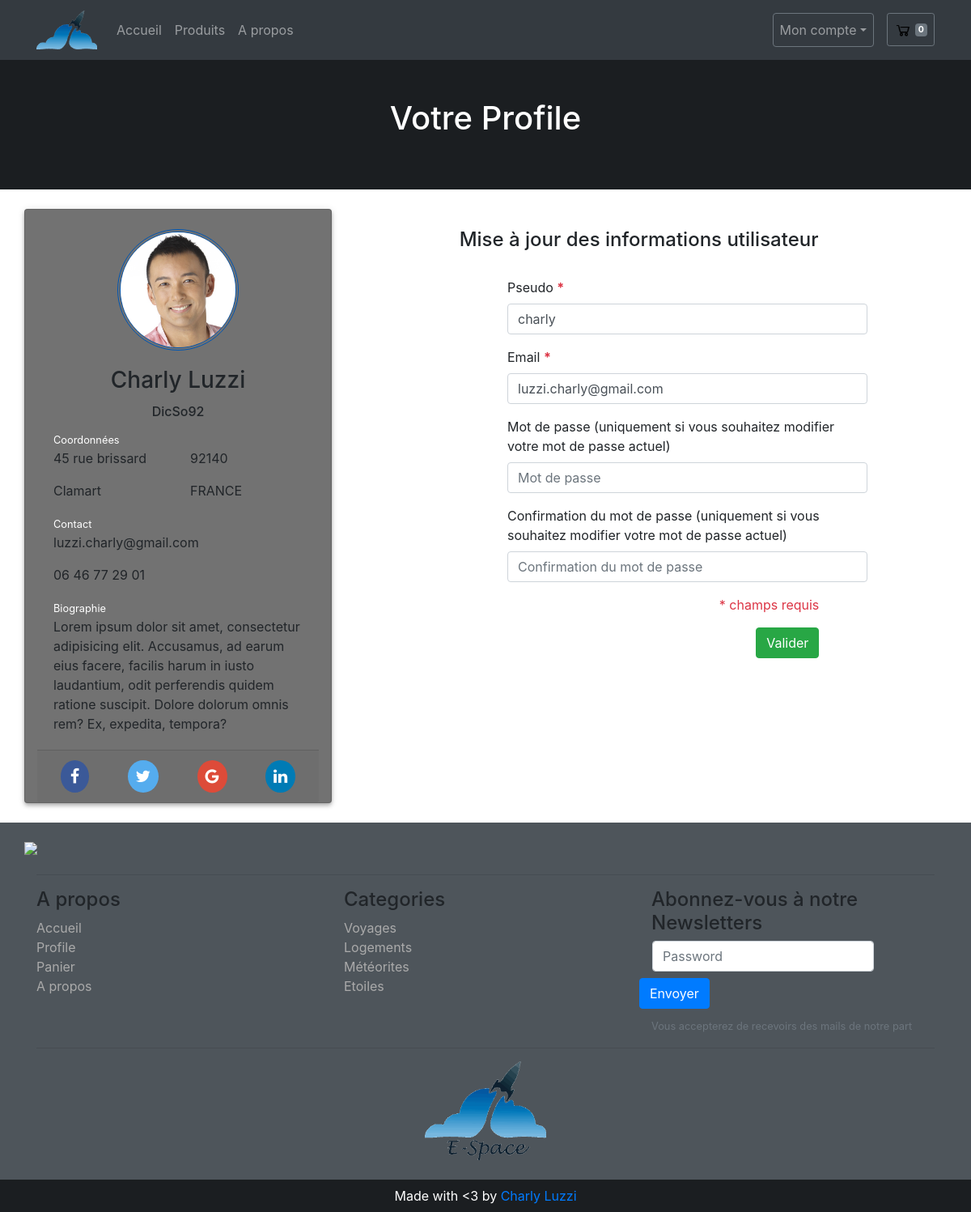
The page /user-profile.php (signed in) on the database its author committed.
### tables this page shows
CREATE TABLE IF NOT EXISTS `user` (
  `id` int(11) NOT NULL AUTO_INCREMENT,
  `pseudo` varchar(255) NOT NULL,
  `email` varchar(255) NOT NULL,
  `password` varchar(255) NOT NULL,
  `is_admin` tinyint(1) DEFAULT '0',
  PRIMARY KEY (`id`)
);

CREATE TABLE IF NOT EXISTS `category` (
  `id` int(11) NOT NULL AUTO_INCREMENT,
  `name` varchar(255) NOT NULL,
  `image` varchar(255) NOT NULL,
  `description` text NOT NULL,
  PRIMARY KEY (`id`)
);

### user-profile.php (the view, shortened to what this page needs)
<?php
require_once 'tools/common.php';
$query = $db->prepare('SELECT * FROM user WHERE id = ?');
$query->execute(array($_SESSION['user_id']));
$user = $query->fetch();
?>
<!DOCTYPE html>
<html>
 <head>
   <?php require 'partials/head_assets.php'; ?>
 </head>
 <body>
    <?php require 'partials/nav.php'; ?>
    <div class="row dark-1">
        <div class="container text-center text-white p-5">
            <h1 class="mb-3">Votre Profile</h1>
        </div>
    </div>
	<div class="container">
        <div class="row mt-4 mb-4">
            <div class="card col-4">
                    <img class="card-img-top rounded-circle img-responsive mx-auto mt-4 avatar" src="img/tarou_p.jpg" alt="Card image cap">
                <div class="card-body">
                    <h3 class="card-title text-center">Charly Luzzi</h3>
                    <h6 class="card-title text-center">DicSo92</h6>
                    <small class="text-white">Coordonnées</small>
                    <div class="row">
                        <p class="card-text col-6">45 rue brissard</p>
                        <p class="card-text col-6">92140</p>
                        <p class="card-text col-6">Clamart</p>
                        <p class="card-text col-6">FRANCE</p>
                    </div>
                    <small class="text-white">Contact</small>
                    <p class="card-text">luzzi.charly@gmail.com</p>
                    <p class="card-text">06 46 77 29 01</p>
                    <small class="text-white">Biographie</small>
                    <p class="card-text">Lorem ipsum dolor sit amet, consectetur adipisicing elit. Accusamus, ad earum eius facere, facilis harum in iusto laudantium, odit perferendis quidem ratione suscipit. Dolore dolorum omnis rem? Ex, expedita, tempora?</p>
                </div>
                <div class="card-footer">
                    <div class="row justify-content-around">
                        <a href="#"><i class="fa fa-facebook"></i></a>
                        <a href="#"><i class="fa fa-twitter"></i></a>
                        <a href="#"><i class="fa fa-google"></i></a>
                        <a href="#"><i class="fa fa-linkedin"></i></a>
                    </div>
                </div>
            </div>
            <main class="col-8">
                <form action="user-profile.php" method="post" class="p-4 row flex-column">
                    <h4 class="pb-4 col-sm-8 offset-sm-2">Mise à jour des informations utilisateur</h4>
                    <div class="form-group col-sm-8 offset-sm-3">
                        <label for="pseudo">Pseudo <b class="text-danger">*</b></label>
                        <input class="form-control" value="<?php echo $user['pseudo']?>" type="text" placeholder="Pseudo" name="pseudo" id="pseudo" />
                    </div>
                    <div class="form-group col-sm-8 offset-sm-3">
                        <label for="email">Email <b class="text-danger">*</b></label>
                        <input class="form-control" value="<?php echo $user['email']?>" type="email" placeholder="Email" name="email" id="email" />
                    </div>
                    <div class="form-group col-sm-8 offset-sm-3">
                        <label for="password">Mot de passe (uniquement si vous souhaitez modifier votre mot de passe actuel)</label>
                        <input class="form-control" value="" type="password" placeholder="Mot de passe" name="password" id="password" />
                    </div>
                    <div class="form-group col-sm-8 offset-sm-3">
                        <label for="password_confirm">Confirmation du mot de passe (uniquement si vous souhaitez modifier votre mot de passe actuel)</label>
                        <input class="form-control" value="" type="password" placeholder="Confirmation du mot de passe" name="password_confirm" id="password_confirm" />
                    </div>
                    <div class="text-right col-sm-8 offset-sm-2">
                        <p class="text-danger">* champs requis</p>
                        <input class="btn btn-success" type="submit" name="update" value="Valider" />
                    </div>
                </form>
            </main>
        </div>
	</div>
    <?php require 'partials/footer.php'?>
 </body>
</html>

### partials/footer.php (shortened to what this page needs)
<?php
require_once 'tools/common.php';
$query = $db->query('SELECT * FROM category');
?>
<footer>
    <section class="primary-footer">
        <div class="container py-4">
            <div class="row pb-2">
                <img class="img-responsive pull-left" src="http://i76.imgup.net/accepted_c22e0.png">
            </div>
            <hr>
            <div class="row">
                <div class="col-4">
                    <h4>A propos</h4>
                    <address>
                        <ul class="list-unstyled">
                            <li><a href="index.php" class="nav-footer">Accueil</a></li>
                            <li><a href="user-profile.php" class="nav-footer">Profile</a></li>
                            <li><a href="panier.php" class="nav-footer">Panier</a></li>
                            <li><a href="a_propos.php" class="nav-footer">A propos</a></li>
                        </ul>
                    </address>
                </div>
                <div class="col-4">
                    <h4>Categories</h4>
                    <address>
                        <ul class="list-unstyled">
                            <?php while($category = $query->fetch()): ?>
                                <li>
                                    <a href="index.php?category_id=<?php echo $category['id']; ?>#categories-articles" class="nav-footer"><?php echo $category['name']; ?></a>
                                </li>
                            <?php endwhile; ?>
                        </ul>
                    </address>
                </div>
                <div class="col-4">
                    <h4>Abonnez-vous à notre Newsletters</h4>
                    <div class="row">
                        <form class="form-inline">
                            <div class="form-group mx-3 mb-2">
                                <input type="password" class="form-control" id="inputPassword2" placeholder="Password">
                            </div>
                            <button type="submit" class="btn btn-primary mb-2">Envoyer</button>
                        </form>
                    </div>
                    <small id="emailHelp" class="form-text text-muted">Vous accepterez de recevoirs des mails de notre part</small>
                </div>
            </div>
            <hr>
            <div class="row">
                <div class="col-12 d-flex align-items-center justify-content-center">
                    <img src="img/E-Space-footer.gif" width="150px" alt="Logo" class="img-fluid">
                </div>
            </div>
        </div>
    </section>
    <section class="secondary-footer">
        <div class="container">
            <div class="row">
                <div class="col-12 d-flex align-items-center justify-content-center">
                    <p class="m-2 text-white">Made with <3 by <a href="#">Charly Luzzi</a></p>
                </div>
            </div>
        </div>
    </section>
    <div class="fixed-bottom pr-3 pb-3">
    </div>
</footer>

### style.css (style rules this page uses)
html, body { overflow-x: hidden; }
.dark-1 { background-color: #1b1e21; }
.card { background-color: #727272; box-shadow: 0px 2px 4px -1px rgba(0, 0, 0, 0.2), 0px 4px 5px 0px rgba(0, 0, 0, 0.14), 0px 1px 10px 0px rgba(0, 0, 0, 0.12); transition: box-shadow 0.28s cubic-bezier(0.4, 0, 0.2, 1); }
.avatar { width: 150px; border: double 4px #0056b3; }
.primary-footer { background-color: #4e555b; }
.secondary-footer { background-color: #1b1e21; }
.nav-footer { color: #aaaaaa; }
.fa { padding: 10px; font-size: 20px; text-align: center; margin: auto; border-radius: 50%; }
.fa-facebook { background: #3B5998; color: white; padding: 10px 12px; }
.fa-twitter { background: #55ACEE; color: white; }
.fa-google { background: #dd4b39; color: white; }
.fa-linkedin { background: #007bb5; color: white; }

### rows shown on the page
user: pseudo "charly", email "luzzi.charly@gmail.com"
category: name "Voyages"
category: name "Logements"
category: name "Météorites"
category: name "Etoiles"

### other values the page prints
$count "0"
